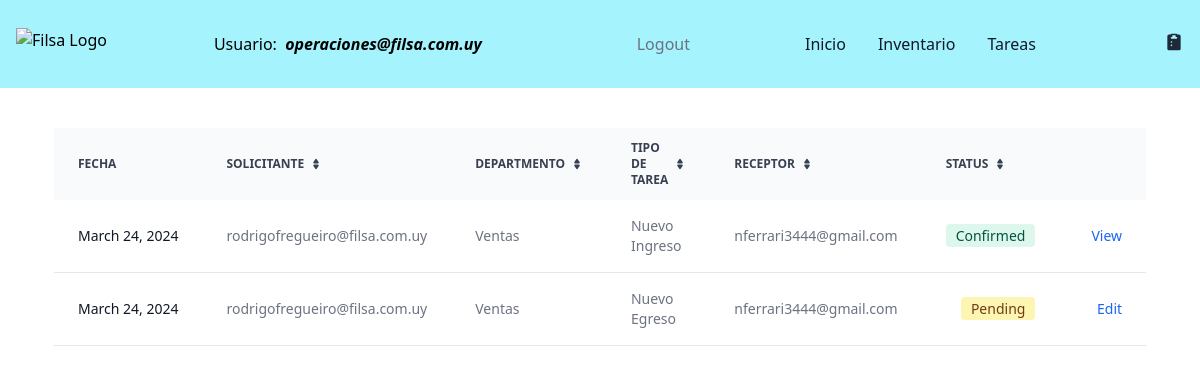
The page /tasks/ (signed in) on the database as committed earlier.
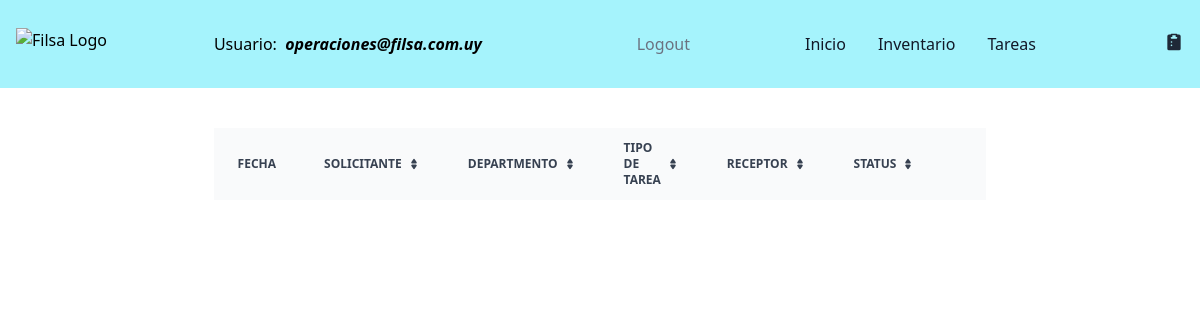
The same page on the database as committed later.
### filsa/models.py (models this page shows)
class CustomUser( AbstractBaseUser , PermissionsMixin ):
    ROLES = [('Operator', 'Operator'),
             ('Logistic','Logistic'),
             ('Supervisor','Supervisor')]
    DEPARTMENT = [('Ventas','Ventas'),
                ('Dirección', 'Dirección'),
                ('Administración', 'Administración'),
                ('Taller', 'Taller'),
                ('Logística','Logística')
                ]
    username = models.CharField(max_length=40)
    password = models.CharField(max_length=100)
    email = models.EmailField(max_length=40, blank=False, unique=True,
                              default='', error_messages =
                                {'required': 'Please provide your email address.',
                  'unique': 'An account with this email exist'},)
    departamento = models.CharField(max_length=30, choices = DEPARTMENT, default='Sales')
    role = models.CharField(max_length=40, choices=ROLES, blank=True, null=True)
    is_staff = models.BooleanField(default=False)
    is_superuser = models.BooleanField(default=False)
    is_active = models.BooleanField(default=True)
    USERNAME_FIELD = 'email'
    REQUIRED_FIELDS = ['username']
    objects = CustomUserManager()

class Tasks(models.Model):
    STATUS = [('Pending','Pending'),
              ('Confirmed','Confirmed')]
    DEPARTMENT = [('Ventas','Ventas'),
                ('Dirección', 'Dirección'),
                ('Administración', 'Administración'),
                 ('Encargado Servicio Técnico', 'Encargado Servicio Técnico'),
                ('Servicio Técnico', 'Servicio Técnico'),
                ('Logística','Logística')
                ]
    MOTIVOSINGRESO = [('Devolución Mercadería', 'Devolución Mercadería'),
                ('Importación', 'Importación'),
                 ('Compra en Plaza', 'Compra en Plaza'),
                 ('Armado Nuevo Producto', 'Armado Nuevo Producto' )]
    MOTIVOSEGRESO = [('Servicio Técnico', 'Servicio Técnico'),
                     ('Planta de Armado', 'Planta de Armado'),
                      ('Ventas', 'Ventas'),
                       ('Mantenimiento', 'Mantenimiento') ]
    task_id = models.AutoField(primary_key=True)
    receptor = models.ForeignKey(CustomUser, on_delete=models.CASCADE, related_name='receptor',  blank=True, null=True)
    issuer = models.ForeignKey(CustomUser, on_delete=models.CASCADE, related_name='issuer', blank=True, null=True)
    status = models.CharField(max_length=30, choices= STATUS, default='Pending')
    department = models.CharField(max_length=30, choices = DEPARTMENT, default='Sales')
    date = models.DateField(verbose_name=u"Fecha")
    deliveryDate = models.DateField(verbose_name=u"Fecha", default = '1970-01-01')
    motivoIngreso = models.CharField(max_length=30, choices = MOTIVOSINGRESO) # default='Transferencia Depósitos')
    motivoEgreso = models.CharField(max_length=30, choices = MOTIVOSEGRESO) #default='Transferencia Depósitos')
    warehouseProduct = models.ForeignKey(WarehousesProduct, on_delete= models.CASCADE, blank=True, null=True)
    actionType = models.CharField(max_length=20,  default='Inbound')
    observations = models.CharField(max_length=500, null=True, blank= True)

### filsa/views.py (the view, shortened to what this page needs)
# urls.py: path('tasks/', TaskListView.as_view() , name='tasks'),
class TaskListView(LoginRequiredMixin, generic.ListView):
    template_name = 'tasks.html'
    model = Tasks
    def get_queryset(self) -> QuerySet[Any]:
        user_is_staff = self.request.user.is_staff
        if user_is_staff:
            self.tasks = Tasks.objects.all() # , actionType='Nueva Solicitud')
            return self.tasks
    def get_context_data(self, **kwargs):
        context = super(TaskListView, self).get_context_data(**kwargs)
        context['tasks'] = self.tasks
        return context

### filsa/templates/tasks.html (shortened to what this page needs)
{% extends '_base.html' %}
{% load static %}
{% block content %}
<div class="mt-10 sm:rounded-lg">
    <table class="py-8 px-4 mx-auto max-w-2xl lg:py-16 text-sm text-left rtl:text-right text-gray-500 dark:text-gray-400">
        <thead class="text-xs text-gray-700 uppercase bg-gray-50 dark:bg-gray-700 dark:text-gray-400">
            <tr>
                <th scope="col" class="px-6 py-3">
                    Fecha
                </th>
                <th scope="col" class="px-6 py-3">
                    <div class="flex items-center">
                        Solicitante
                        <a href="#"></a>
                    </div>
                </th>
                <th scope="col" class="px-6 py-3">
                    <div class="flex items-center">
                        Departmento
                        <a href="#"></a>
                    </div>
                </th>
                <th scope="col" class="px-6 py-3">
                    <div class="flex items-center">
                        Tipo de Tarea
                        <a href="#"></a>
                    </div>
                </th>
                <th scope="col" class="px-6 py-3">
                    <div class="flex items-center">
                        Receptor
                        <a href="#"></a>
                    </div>
                </th>
                <th scope="col" class="px-6 py-3">
                    <div class="flex items-center">
                        Status
                        <a href="#"></a>
                    </div>
                </th>
                <th scope="col" class="px-6 py-3">
                </th>
            </tr>
        </thead>
        <tbody>
            {% for task in tasks %}
            <tr class="bg-white border-b dark:bg-gray-800 dark:border-gray-700">
                <th scope="row" class="px-6 py-4 font-medium text-gray-900 whitespace-nowrap dark:text-white">
                    {{task.date}}
                </th>
                <td class="px-6 py-4">
                    {{task.issuer}}
                </td>
                <td class="px-6 py-4">
                    {{task.department}}
                </td>
                <td class="px-6 py-4">
                    {{task.actionType}}
                </td>
                <td class="px-6 py-4">
                    {{task.receptor}}
                </td>
                    {% if task.status == 'Pending' %}
                    <td class="px-6 py-4 text-right">
                        <span class="bg-yellow-100 text-yellow-800 text-sm font-medium me-2 px-2.5 py-0.5 rounded dark:bg-yellow-900 dark:text-yellow-300">{{task.status}}</span>
                    </td>
                    {% else %}
                    <td class="px-6 py-4 text-right">
                    <span class="bg-green-100 text-green-800 text-sm font-medium me-2 px-2.5 py-0.5 rounded dark:bg-green-900 dark:text-green-300">{{task.status}}</span>
                </td>
                {% endif %}
                {% if task.actionType == 'Nuevo Egreso' and task.status == 'Pending' %}
                <td class="px-6 py-4 text-right">
                    <a href="{% url 'outbounddelivery' requested_id=task.task_id %}"  class="font-medium text-blue-600 dark:text-blue-500 hover:underline">Edit</a>
                </td>
                {% elif task.actionType == 'Nuevo Egreso' and task.status == 'Confirmed' %}
                <td class="px-6 py-4 text-right">
                    <a href="{% url 'outboundconfirmed' requested_id=task.task_id %}"  class="font-medium text-blue-600 dark:text-blue-500 hover:underline">View</a>
                </td>
                {% elif task.actionType == 'Nuevo Ingreso' and task.status == 'Pending' %}
                <td class="px-6 py-4 text-right">
                    <a href="{% url 'inboundreception' requested_id=task.task_id %}"  class="font-medium text-blue-600 dark:text-blue-500 hover:underline">Edit</a>
                </td>
                {% elif task.actionType == 'Nuevo Ingreso' and task.status == 'Confirmed' %}
                <td class="px-6 py-4 text-right">
                    <a href="{% url 'inboundconfirmed' requested_id=task.task_id %}"  class="font-medium text-blue-600 dark:text-blue-500 hover:underline">View</a>
                </td>
                {% elif task.actionType == 'Transferencia' and task.status == 'Pending' %}
                <td class="px-6 py-4 text-right">
                    <a href="{% url 'transferreception' requested_id=task.task_id %}"  class="font-medium text-blue-600 dark:text-blue-500 hover:underline">Edit</a>
                </td>
                {% elif task.actionType == 'Transferencia' and task.status == 'Confirmed' %}
                <td class="px-6 py-4 text-right">
                    <a href="{% url 'transferconfirmed' requested_id=task.task_id %}"  class="font-medium text-blue-600 dark:text-blue-500 hover:underline">View</a>
                </td>
                 {% endif %}
            </tr>
            {% endfor %}
        </tbody>
    </table>
</div>
  {% endblock content %}

### filsa/templates/_base.html (shortened to what this page needs)
{% load compress %}
{% load static %}
{% load grouptag %}
<!DOCTYPE html>
<html lang="en">
<head>
<link rel="stylesheet" href="https://ajax.googleapis.com/ajax/libs/jqueryui/1.11.4/themes/smoothness/jquery-ui.css">
    {% compress css %}
 <link rel="stylesheet" href="{% static 'src/output.css' %}">
    {% endcompress %}
</head>
<nav class="bg-cyan-200 border-gray-200 dark:bg-gray-900">
    <div class="max-w-screen-xl flex flex-wrap items-center justify-between p-4">
      <a href="https://www.filsa.com.uy/" target="_blank" class="flex items-center space-x-3 rtl:space-x-reverse">
          <img src="https://filsa.s3.amazonaws.com/logo.jpg" class="h-8" alt="Filsa Logo" />
      </a>
      {% if user.is_authenticated %}
      <div class="flex text-black-400 items-center lg:mr-10 sm:mr-0 lm:mr-0">
        Usuario: &nbsp <i><strong>{{user.get_username}}</strong></i>
      </div>
      <a href="{% url 'logout' %}" class="py-4 px-2 text-gray-500 hover:text-green-500 transition duration-300">Logout</a>
      {% else %}
      <a href="{% url 'login' %}" class="py-4 px-2 text-gray-500 hover:text-green-500 transition duration-300">Login</a>
      {% endif %}
      <div class="hidden w-full md:block md:w-auto" id="navbar-default">
        <ul class="font-medium flex flex-col p-4 md:p-0 mt-4 border border-gray-100 rounded-lg md:flex-row md:space-x-8 rtl:space-x-reverse md:mt-0 md:border-0 dark:bg-gray-800 md:dark:bg-gray-900 dark:border-gray-700">
          <li>
            <a href="{% url 'home' %}" class="text-gray-900 rounded hover:bg-gray-100 md:border-0 md:hover:text-blue-700 md:p-0 dark:text-white md:dark:hover:text-blue-500 dark:hover:bg-gray-700 dark:hover:text-white md:dark:hover:bg-transparent">Inicio</a>
          </li>
          <li>
            <a href="{% url 'stock' %}" class="block py-2 px-3 text-gray-900 rounded hover:bg-gray-100 md:border-0 md:hover:text-blue-700 md:p-0 dark:text-white md:dark:hover:text-blue-500 dark:hover:bg-gray-700 dark:hover:text-white md:dark:hover:bg-transparent">Inventario</a>
          </li>
          <li>
            <a href="{% url 'tasks' %}" class="block py-2 px-3 text-gray-900 rounded hover:bg-gray-100 md:border-0 md:hover:text-blue-700 md:p-0 dark:text-white md:dark:hover:text-blue-500 dark:hover:bg-gray-700 dark:hover:text-white md:dark:hover:bg-transparent">Tareas</a>
          </li>
          <li>
            <a href="{% url 'newcotization' %}" data-popover-target="popover-default" class="block py-2 px-3 text-gray-900 rounded hover:bg-gray-100 md:border-0 md:hover:text-blue-700 md:p-0 dark:text-white md:dark:hover:text-blue-500 dark:hover:bg-gray-700 dark:hover:text-white md:dark:hover:bg-transparent">
              </a>
        </li>
        </ul>
      </div>
    </div>
  </nav>
 {% block content %}
 {% endblock content %}
</body>
</html>

Rows that differ between the two databases and show on the page:
removed Tasks: date "March 24, 2024", issuer "rodrigofregueiro@filsa.com.uy", department "Ventas", actionType "Nuevo Ingreso", receptor "nferrari3444@gmail.com", status "Confirmed", shows "View"
removed Tasks: date "March 24, 2024", issuer "rodrigofregueiro@filsa.com.uy", department "Ventas", actionType "Nuevo Egreso", receptor "nferrari3444@gmail.com", status "Pending", shows "Edit"
